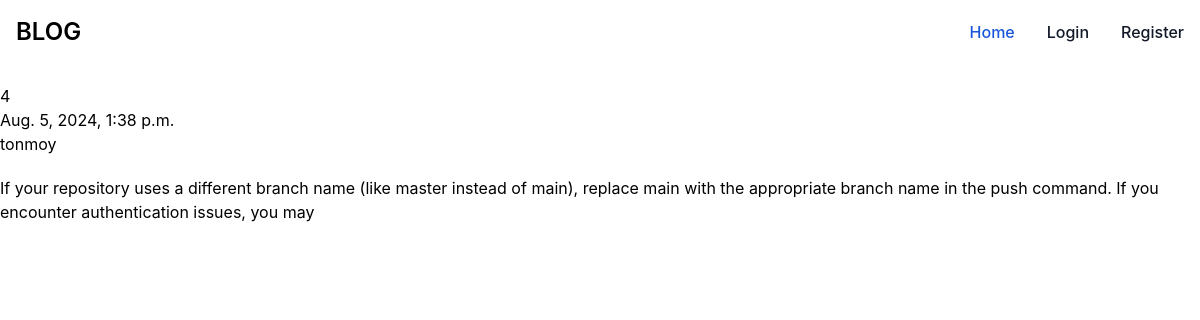
Before: /post/15/ with the older database file.
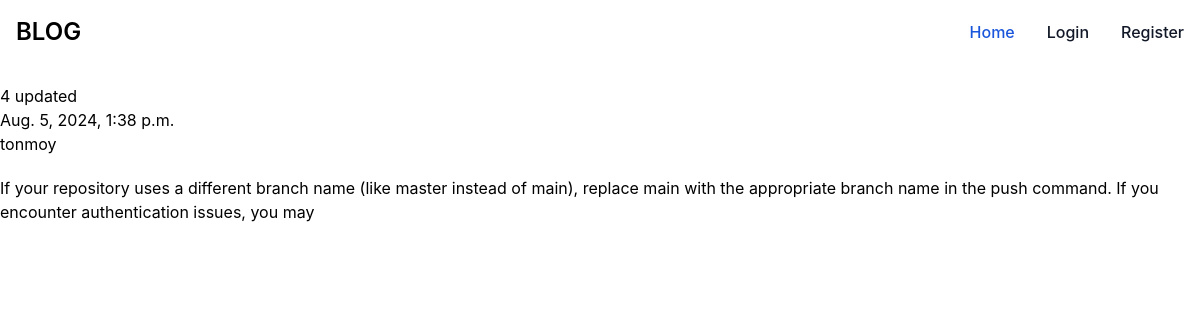
After: the same page with the newer database file.
### Appblog/models.py (models this page shows, shortened)
class Post(models.Model):
    author = models.ForeignKey(User, on_delete=models.CASCADE)
    title=  models.CharField( max_length=100)
    image=models.ImageField( upload_to="blogpost/",blank=True,null=True)
    content=models.TextField()
    date=models.DateTimeField( auto_now_add=True)

### Appblog/views.py (the view)
# urls.py: path("post/<int:pk>/",PostDetails.as_view(),name="postdetails"),
class PostDetails(DetailView):
    model=Post
    template_name='appblog/Detailsblog.html'

### templates/appblog/Detailsblog.html (shortened to what this page needs)
{% extends "base.html" %} {% block title %}details blog{% endblock title %}
  {% block content %}
  <div class="mx-auto w-full max-w-7xl">
    <div class="mt-5">
      <p class="text--2xl">{{object.title}}</p>
      <p>{{object.date}}</p>
      <p>{{object.author}}</p>
    </div>
    <div class="mt-5">
      <p class="justify">{{object.content}}</p>
    </div>
  </div>
  {% endblock content %}

Changed rows visible on the page:
changed Post "tonmoy": title "4" → "4 updated"
